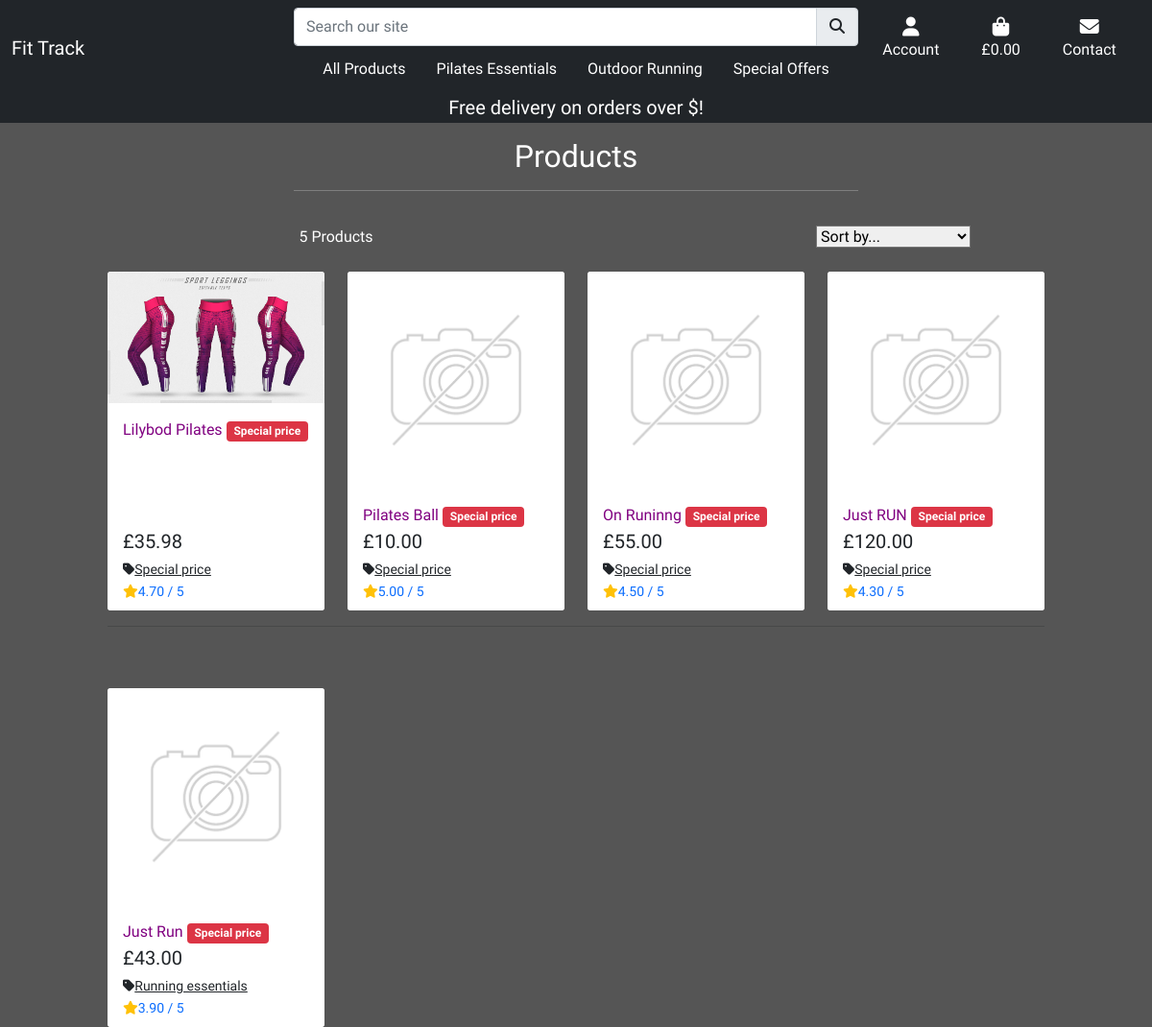
The page /products/?on_sale on the database as committed earlier.
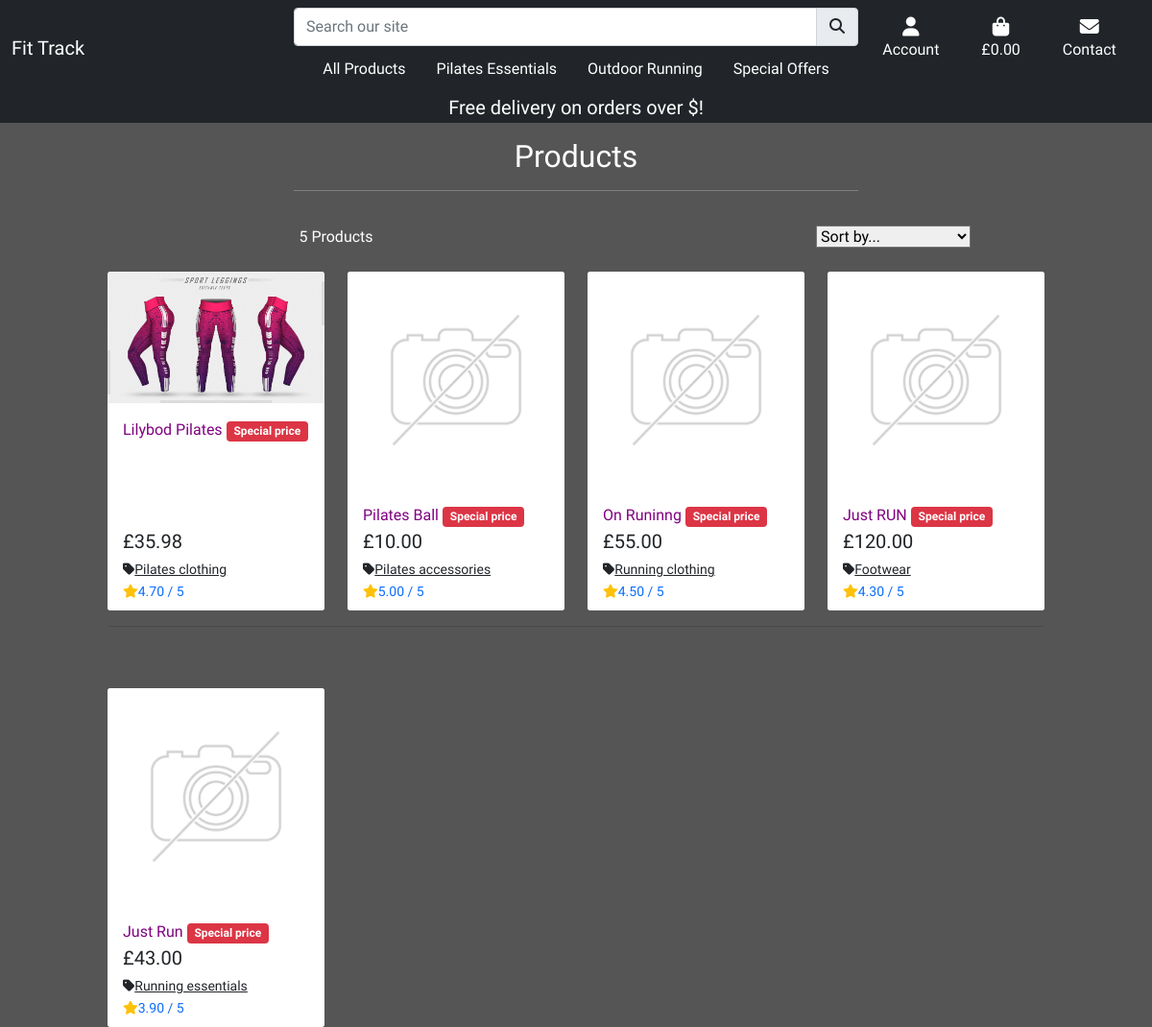
The same page on the database as committed later.
### products/models.py (models this page shows, shortened)
class Product(models.Model):
    category = models.ForeignKey('Category', null=True, blank=True, on_delete=models.SET_NULL)
    sku = models.CharField(max_length=254, null=True, blank=True)
    name = models.CharField(max_length=254)
    description = models.TextField()
    new = models.BooleanField(default=False)
    on_sale = models.BooleanField(default=False)
    all_specials = models.BooleanField(default=False)
    details = models.CharField(max_length=360)
    materials = models.CharField(max_length=254, null=True,default=None)
    fabric_care = models.TextField()
    price = models.DecimalField(max_digits=6, decimal_places=2)
    rating = models.DecimalField(max_digits=6, decimal_places=2, null=True, blank=True)
    image = models.ImageField(null=True, blank=True)
    size = models.CharField(max_length=254, null=True, blank=True)
    weight =  models.CharField(max_length=254, null=True, blank=True)
    special_price = models.DecimalField(
        max_digits=6, decimal_places=2, null=False, blank=False, default=0)

class Category (models.Model):
    class Meta:
        verbose_name_plural = 'Categories'
    name = models.CharField(max_length=254)
    friendly_name = models.CharField(max_length=254, null=True, blank=True)

### products/views.py (the view, shortened to what this page needs)
# urls.py: path('', views.view_products, name='products'),
def view_products(request):
    products = Product.objects.all()
    query = None
    categories = None
    sort = None
    direction = None
    if request.GET:
        if 'category' in request.GET:
            categories = request.GET['category'].split(',')
            products = products.filter(category__name__in=categories)
            categories = Category.objects.filter(name__in=categories)
        if 'new' in request.GET:
            products = products.filter(new=True)
        if 'on_sale' in request.GET:
            products = products.filter(on_sale=True)
        if 'all_specials' in request.GET:
            products = products.filter(all_specials=True)
    current_sorting = f'{sort}_{direction}'
    context = {
        'products': products,
        'search_term': query,
        'current_categories': categories,
        'current_sorting': current_sorting,
    }
    return render(request, 'products/products.html', context)

### products/templates/products/products.html (shortened to what this page needs)
{% extends "base.html"%}
{% load static %}
{% block content %}
<div class="cover"></div>
<div class="container-fluid">
    {% include 'includes/banner.html'%}
    <div class="row">
        <div class="col text-center mt-3">
            <h2 class="logo-font">Products</h2>
        <hr class="w-50 mx-auto mb-3">
        </div>
    </div>
    <div class="row">
        <div class="product-container col-10 offset-1">
            <div class="row mt-1 mb-2">
                <div class="col-12 col-md-6 my-auto order-md-last d-flex justify-content-center justify-content-md-end">
                    <div class="w-50">
                        <select id="sort-selector" class="custom-select custom-select-sm rounded-0  border-{% if current_sorting != 'None_None' %}info{% else %}black{% endif %}">
                            <option value="reset" {% if current_sorting == 'None_None' %}selected{% endif %}>Sort by...</option>
                        </select>
                    </div>
                </div>
                <div class="col-12 col-md-6 order-md-first">
                    <p class="text-dark mt-3 text-center text-md-left">
                        {{ products|length }} Products{% if search_term %} found for <strong class="text-white">"{{ search_term }}"</strong>{% endif %}
                    </p>
                </div>
            </div>
    <div class="row">
        {% for product in products %}
        <div class="col-sm-6 col-md-6 col-lg-4 col-xl-3">
            <div class="card h-100 border-0">
                {% if product.image %}
                <a href="{% url 'product_detail' product.id %}">
                    <img class="card-img-top img-fluid" src="{{ product.image.url }}" alt="{{ product.name }}">
                </a>
                {% else %}
                <a href="{% url 'product_detail' product.id %}">
                    <img class="card-img-top img-fluid" src="{{ MEDIA_URL }}noimage.jpg" alt="{{ product.name }}">
                </a>
                {% endif %}
                <div class="card-body pb-0">
                    <p class="mb-0">
                    <a class="text-purple text-decoration-none" href="{% url 'product_detail' product.id %}">{{ product.name }}</a>
            {% if product.on_sale == True %}
            <a class="text-decoration-none" href="{% url 'products' %}?on_sale">
                <span class="badge bg-danger">Special price</span>
            </a>
            {% endif %}
                </div>
                <div class="card-footer bg-white pt-0 border-0 text-left">
                    <div class="row">
                        <div class="col">
                            <p class="lead mb-0 text-left font-weight-bold text-dark">£{{ product.price }}</p>
                            {% if product.category %}
                            <p class="small mt-1 mb-0">
                                <a class="text-dark" href="{% url 'products' %}?category={{ product.category.name }}">
                                    <i class="fas fa-tag mr-1 text-dark"></i>{{ product.category.friendly_name }}
                                </a>
                            </p>
                            {% endif %}
                            {% if product.rating %}
                            <small class="text-primary"><i class="fas fa-star mr-1 text-warning"></i>{{ product.rating }} / 5</small>
                            {% else %}
                            <small class="text-primary">No Rating</small>
                            {% endif %}
                        </div>
                    </div>
                </div>
            </div>
        </div>
        {% if forloop.counter|divisibleby:4 %}
        <div class="col-12 d-none d-xl-block mb-5">
            <hr>
        </div>
        {% endif %}
        {% endfor %}
    </div>
</div>
</div>
</div>
{% endblock %}

### templates/base.html (shortened to what this page needs)
{% load static %}
<!doctype html>
<html lang="en">
<head>
    {% block corecss %}
    <link href="https://cdn.jsdelivr.net/npm/bootstrap@5.1.3/dist/css/bootstrap.min.css" rel="stylesheet"
>
    <link rel="stylesheet" href="{% static 'css/base.css' %}">
    {% endblock %}
</head>
<body>
    {% include 'includes/header.html' %}
    {% block content %}
    {% endblock %}
</body>
</html>

### templates/includes/header.html (shortened to what this page needs)
<header class="container-fluid">
    <nav class="navbar fixed-top navbar-expand-lg navbar-dark bg-dark">
        <div class="container-fluid">
            <a class="navbar-brand mx-auto col-lg-3 text-white" href="">Fit Track
            </a>
            <div class="offcanvas offcanvas-end bg-dark " tabindex="-1" id="offcanvasNavbar" aria-labelledby="offcanvasNavbarLabel">
                <div class="offcanvas-body">
                    <div class="col-12 col-lg-8 my-auto py-1 py-lg-0">
                        <div>
                            <form method="GET" action="{% url 'products' %}">
                                <div class="input-group w-100">
                                    <input class="form-control" type="text" name="q" placeholder="Search our site">
                                    <span class="input-group-text p-0">
                                        <button class="form-control btn m-0" type="submit" aria-label="Search button">
                                            <span class="icon">
                                                <i class="fas fa-search"></i>
                                            </span>
                                        </button>
                                    </span>
                                </div>
                            </form>
                        </div>
                        <div>
                            <ul class="navbar-nav text-center d-flex align-items-center justify-content-center pt-1">
                                <li class="nav-item dropdown px-xl-2">
                                    <a class="nav-link " href="#" id="dropdownMenuButton2" data-bs-toggle="dropdown" aria-haspopup="true" aria-expanded="false">
                                        All Products
                                    </a>
                                </li>
                                <li class="nav-item dropdown px-xl-2">
                                    <a class="nav-link" href="#" id="dropdownMenuButton2" data-bs-toggle="dropdown" aria-haspopup="true" aria-expanded="false">
                                        Pilates Essentials
                                    </a>
                                </li>
                                <li class="nav-item dropdown px-xl-2">
                                    <a class="nav-link" href="#" id="dropdownMenuButton2" data-bs-toggle="dropdown" aria-haspopup="true" aria-expanded="false">
                                        Outdoor Running
                                    </a>
                                </li>
                                <li class="nav-item dropdown px-xl-2">
                                    <a class="nav-link" href="#" id="dropdownMenuButton2" data-bs-toggle="dropdown" aria-haspopup="true" aria-expanded="false">
                                        Special Offers
                                    </a>
                                </li>
                            </ul>
                        </div>
                    </div>
                    <div class="col-12 col-lg-4 py-1 py-lg-0">
                        <ul class="list-inline list-unstyled text-center text-lg-right bg-dark">
                            <li class="list-inline-item dropdown account-and-bag">
                                <a class="nav-link" href="#" id="user-options" data-bs-toggle="dropdown" aria-haspopup="true" aria-expanded="false">
                                    <div class="text-center white">
                                        <div><i class="fas fa-user fa-lg icon "></i></div>
                                        <p class="my-0 text-white">Account</p>
                                    </div>
                                </a>
                            </li>
                            <li class="list-inline-item account-and-bag">
                                <a class="nav-link" href="">
                                    <div class="text-center hover-blue">
                                        <div><i class="fas fa-shopping-bag fa-lg icon"></i></div>
                                        <p class="my-0 text-white">
                                            {% if grand_total %}
                                                <span class="light-blue">£{{ grand_total|floatformat:2 }}</span>
                                            {% else %}
                                                £0.00
                                            {% endif %}
                                        </p>
                                    </div>
                                </a>
                            </li>
                            <li class="list-inline-item account-and-bag">
                                <a class="nav-link" href="#" data-bs-toggle="modal" data-bs-target="#contact-modal">
                                    <div class="text-center hover-blue">
                                        <div><i class="fas fa-envelope fa-lg icon"></i></div>
                                        <p class="my-0 text-white">
                                            Contact
                                        </p>
                                    </div>
                                </a>
                            </li>
                        </ul>
                    </div>
                </div>
            </div>
        </div>
    </nav>
</header>

### templates/includes/banner.html
<div class="row banner-container bg-dark text-center">
    <div class="col text-white">
        <h5 class="logo-font my-1">Free delivery on orders over ${{ free_delivery_threshold }}!</h5>
    </div>
</div>

### static/css/base.css (style rules this page uses)
html { height:100%; }
body { font-family:'Bacasime Antique', serif ; background: url('/media/woman.jpg') no-repeat center center fixed; background-size: cover; height: 100%; display: flex; flex-direction: column; }
.banner-container { margin-top: 6rem; }
.cover { height: 100%; width: 100%; position: fixed; z-index: -1; top: 0; left: 0; background-color: #555; }
.mt-3,.nav-link, p { color:#fff !important; }
.text-purple { color: purple !important; }

Rows that differ between the two databases and show on the page:
changed Product "Lilybod Pilates": category.friendly_name "Special price" → "Pilates clothing"
changed Product "Pilates Ball": category.friendly_name "Special price" → "Pilates accessories"
changed Product "On Runinng": category.friendly_name "Special price" → "Running clothing"
changed Product "Just RUN": category.friendly_name "Special price" → "Footwear"
